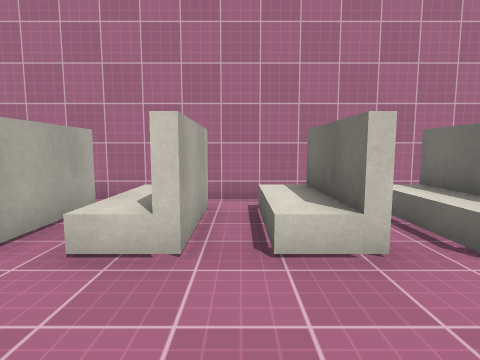
[1] (above)

16 first-person views from a walk through a scene from a Unity 3-D project. The camera is 1.3 m above the floor, tilts 6° down and sees 80° across. The floor is counted in squares, 1 m on a side. Each view is taken from the middle of a square. On the plan, view 1 faces up. The plan holds only what a view shows up to about 13 squares ahead; the rest is blank. The place goes on beyond the plan. Surface patterns are stand-ins for the level's own textures.

[2]
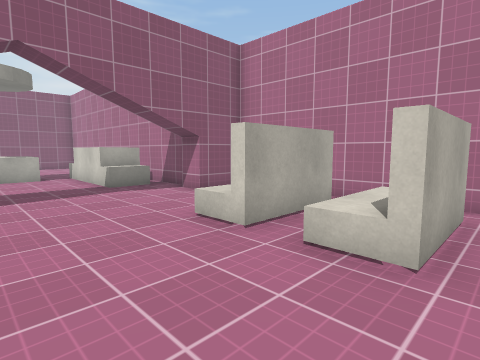

[3]
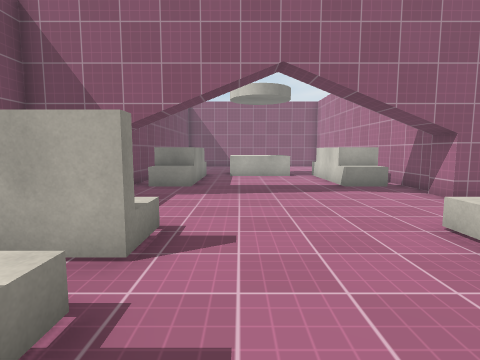

[4]
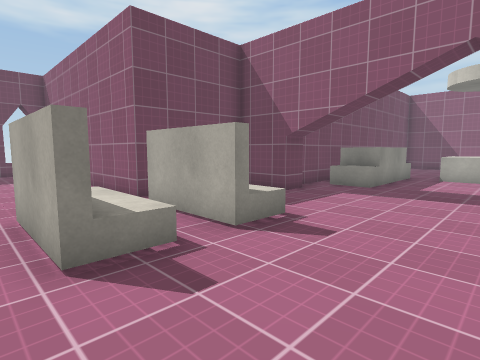

[5]
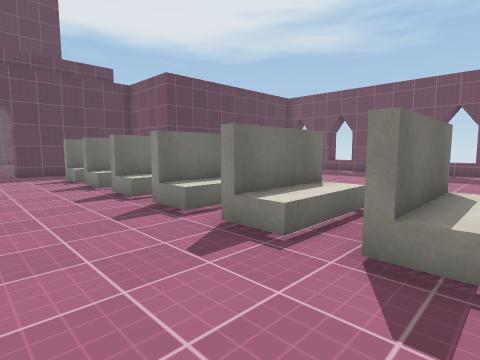

[6]
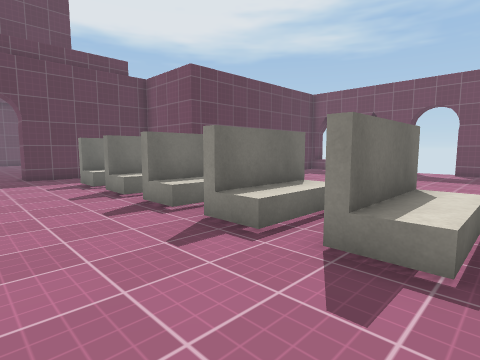

[7]
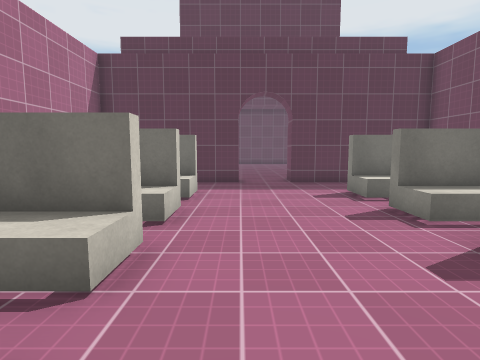

[8]
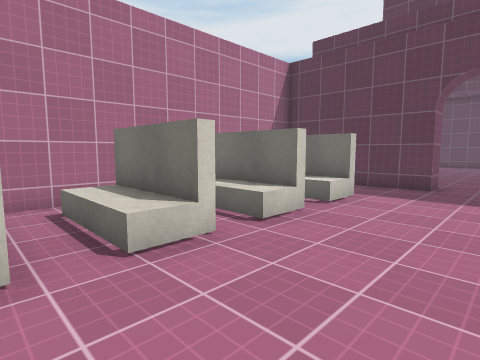

[9]
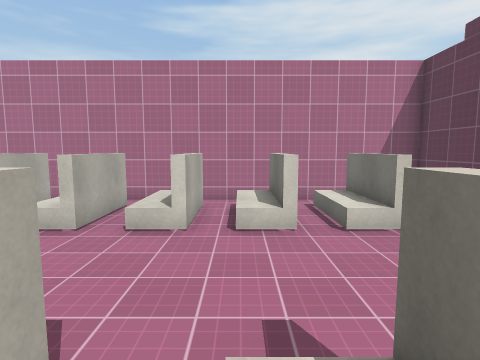

[10]
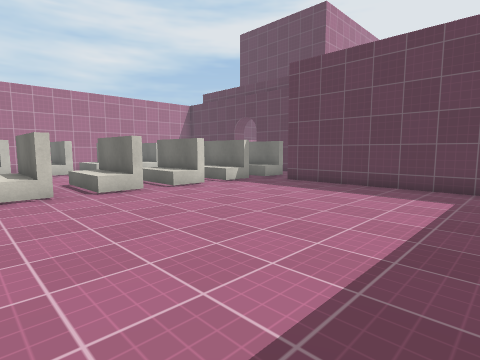

[11]
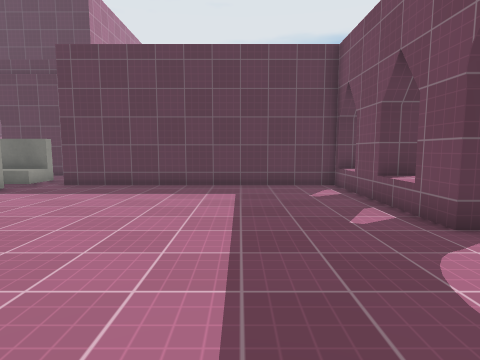

[12]
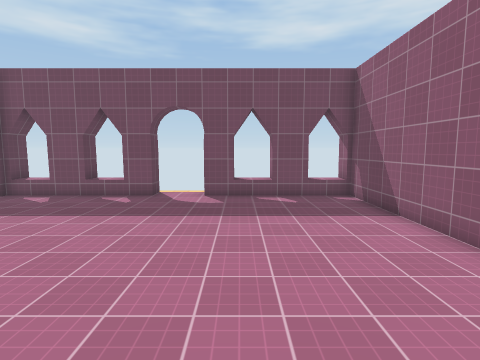

[13]
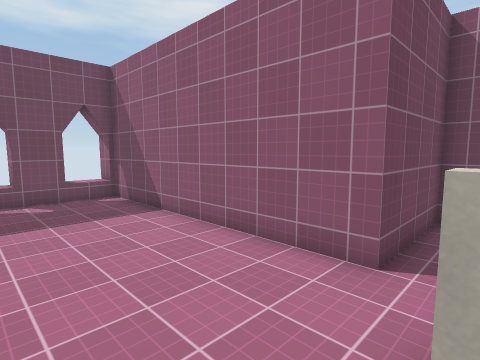

[14]
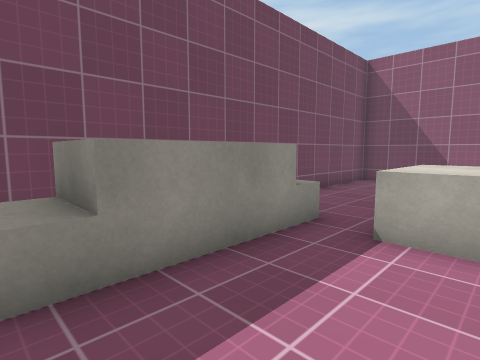

[15]
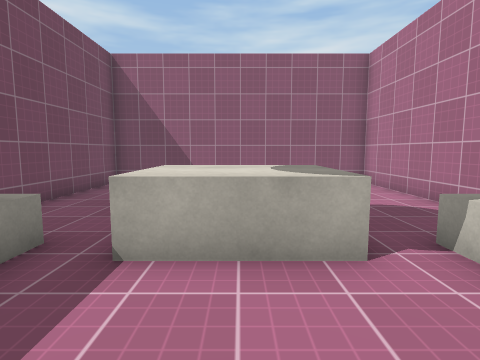

[16]
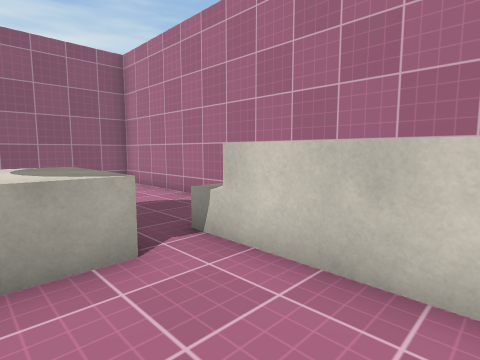

### Floor plan
Key: @ floor where view 1 was taken; # wall or solid block; . main floor; : floor 0.5 m higher than the main floor; / step, stairs or slope; ^ raised ledge.
Columns run from 23 left of view 1 to 19 right of it. Each row starts with its distance up from view 1.
  8                    ####################
  7                #      ..   ........   #
  6 ################    ^/^.:^/^.:^/^.:^  #
  5 #  .....    ^^...   ^/^.:^/^.:^/^.:^  #
  4 #    ...^^^^^^.....:^/^.:^/^.:^/^.:^..#
  3 #      ...............................#
  2 #     ^^^..................................
  1 #     ^^^..................................
  0 #     ^^^..............@................
 -1 #     ................................#
 -2 #   ....^^^^^^.....:^/^.:^/^.:^/^.:^..#
 -3 #.......    ^^...   ^/^.:^/^.:^/^.:^
 -4 ################    ^/^.:^/^.:^/^.:^
 -5                #...................
 -6                #####..............#
 -7                    #..............#
 -8                    #..............#
 -9                    #..............#
-10                    #..............#
-11                    #..............#
-12                    #..............#
-13                    #..............#
-14                    #..............#
-15                    #..............#
-16                    #^^#^^#..#^^#^^#

Where each view was taken, in squares from view 1:
view 1: 0 up, 0 right, facing up
view 2: 0 up, 0 right, facing up-left
view 3: 0 up, 0 right, facing left
view 4: 2 up, 0 right, facing down-left
view 5: 2 up, 2 left, facing down-right
view 6: 2 up, 0 right, facing down-right
view 7: 2 up, 3 right, facing right
view 8: 0 up, 4 right, facing up-right
view 9: 3 down, 8 right, facing up
view 10: 13 down, 0 right, facing up-right
view 11: 12 down, 0 right, facing right
view 12: 4 down, 1 right, facing down
view 13: 4 down, 1 right, facing down-left
view 14: 1 up, 10 left, facing down-left
view 15: 1 up, 11 left, facing left
view 16: 1 up, 11 left, facing up-left
